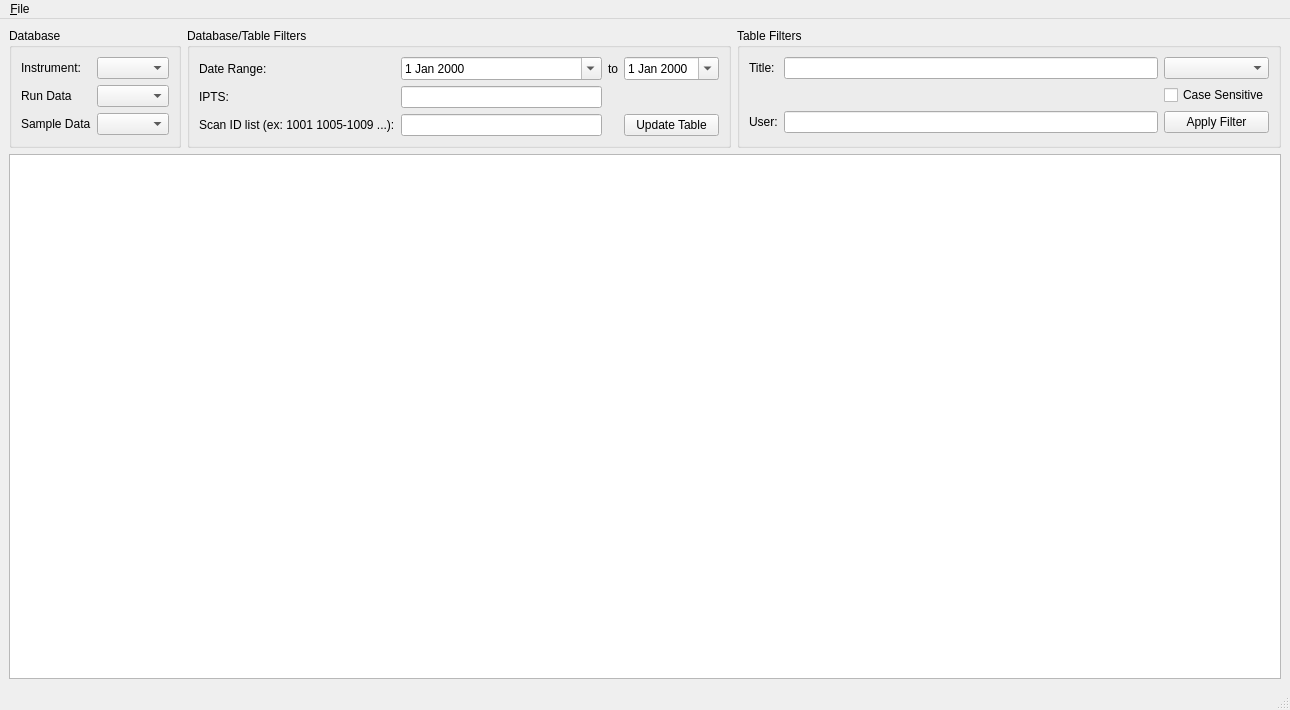
<?xml version="1.0" encoding="UTF-8"?>
<ui version="4.0">
 <class>MainWindow</class>
 <widget class="QMainWindow" name="MainWindow">
  <property name="geometry">
   <rect>
    <x>0</x>
    <y>0</y>
    <width>1290</width>
    <height>710</height>
   </rect>
  </property>
  <property name="windowTitle">
   <string>JournalView</string>
  </property>
  <widget class="QWidget" name="centralwidget">
   <layout class="QGridLayout" name="gridLayout_2">
    <item row="1" column="2">
     <widget class="QGroupBox" name="filterGroupBox">
      <property name="title">
       <string>Table Filters</string>
      </property>
      <layout class="QGridLayout" name="gridLayout_3">
       <item row="1" column="2">
        <widget class="QComboBox" name="titleSyntaxComboBox"/>
       </item>
       <item row="5" column="1">
        <widget class="QLineEdit" name="userLineEdit"/>
       </item>
       <item row="1" column="1">
        <widget class="QLineEdit" name="titleLineEdit"/>
       </item>
       <item row="1" column="0">
        <widget class="QLabel" name="titleLabel">
         <property name="text">
          <string>Title:</string>
         </property>
         <property name="buddy">
          <cstring>titleLineEdit</cstring>
         </property>
        </widget>
       </item>
       <item row="5" column="0">
        <widget class="QLabel" name="userLabel">
         <property name="text">
          <string>User:</string>
         </property>
         <property name="buddy">
          <cstring>userLineEdit</cstring>
         </property>
        </widget>
       </item>
       <item row="2" column="2">
        <widget class="QCheckBox" name="titleCaseCheckBox">
         <property name="text">
          <string>Case Sensitive</string>
         </property>
        </widget>
       </item>
       <item row="5" column="2">
        <widget class="QPushButton" name="filterButton">
         <property name="text">
          <string>Apply Filter</string>
         </property>
        </widget>
       </item>
      </layout>
     </widget>
    </item>
    <item row="1" column="0">
     <widget class="QGroupBox" name="displayGroupBox">
      <property name="title">
       <string>Database</string>
      </property>
      <layout class="QFormLayout" name="formLayout">
       <property name="fieldGrowthPolicy">
        <enum>QFormLayout::AllNonFixedFieldsGrow</enum>
       </property>
       <item row="0" column="1">
        <widget class="QComboBox" name="instrumentComboBox"/>
       </item>
       <item row="1" column="0">
        <widget class="QLabel" name="runDatabaseLabel">
         <property name="text">
          <string>Run Data</string>
         </property>
        </widget>
       </item>
       <item row="1" column="1">
        <widget class="QComboBox" name="runDatabaseComboBox"/>
       </item>
       <item row="0" column="0">
        <widget class="QLabel" name="instrumentLabel">
         <property name="text">
          <string>Instrument:</string>
         </property>
         <property name="buddy">
          <cstring>instrumentComboBox</cstring>
         </property>
        </widget>
       </item>
       <item row="2" column="0">
        <widget class="QLabel" name="sampleDatabaseLabel">
         <property name="text">
          <string>Sample Data</string>
         </property>
        </widget>
       </item>
       <item row="2" column="1">
        <widget class="QComboBox" name="sampleDatabaseComboBox"/>
       </item>
      </layout>
     </widget>
    </item>
    <item row="2" column="0" colspan="3">
     <widget class="QTreeView" name="treeView"/>
    </item>
    <item row="1" column="1">
     <widget class="QGroupBox" name="databaseGroupBox">
      <property name="title">
       <string>Database/Table Filters</string>
      </property>
      <layout class="QGridLayout" name="gridLayout">
       <item row="1" column="4">
        <widget class="QLineEdit" name="iptsLineEdit"/>
       </item>
       <item row="1" column="3">
        <widget class="QLabel" name="iptsLabel">
         <property name="text">
          <string>IPTS:</string>
         </property>
         <property name="buddy">
          <cstring>iptsLineEdit</cstring>
         </property>
        </widget>
       </item>
       <item row="0" column="3">
        <widget class="QLabel" name="dateRangeLabel">
         <property name="text">
          <string>Date Range:</string>
         </property>
        </widget>
       </item>
       <item row="2" column="4">
        <widget class="QLineEdit" name="scanLineEdit"/>
       </item>
       <item row="0" column="6">
        <widget class="QDateEdit" name="dateEnd">
         <property name="calendarPopup">
          <bool>true</bool>
         </property>
        </widget>
       </item>
       <item row="2" column="3">
        <widget class="QLabel" name="scanLabel">
         <property name="text">
          <string>Scan ID list (ex: 1001 1005-1009 ...):</string>
         </property>
        </widget>
       </item>
       <item row="0" column="5">
        <widget class="QLabel" name="dateToLabel">
         <property name="text">
          <string>to</string>
         </property>
         <property name="textFormat">
          <enum>Qt::LogText</enum>
         </property>
        </widget>
       </item>
       <item row="0" column="4">
        <widget class="QDateEdit" name="dateStart">
         <property name="calendarPopup">
          <bool>true</bool>
         </property>
        </widget>
       </item>
       <item row="2" column="6">
        <widget class="QPushButton" name="databaseButton">
         <property name="text">
          <string>Update Table</string>
         </property>
        </widget>
       </item>
      </layout>
     </widget>
    </item>
   </layout>
  </widget>
  <widget class="QMenuBar" name="menubar">
   <property name="geometry">
    <rect>
     <x>0</x>
     <y>0</y>
     <width>1290</width>
     <height>20</height>
    </rect>
   </property>
   <widget class="QMenu" name="menu_File">
    <property name="title">
     <string>&amp;File</string>
    </property>
    <widget class="QMenu" name="menuImport">
     <property name="title">
      <string>Import...</string>
     </property>
     <addaction name="actionHDF5"/>
     <addaction name="actionCSV"/>
     <addaction name="actionXML"/>
    </widget>
    <addaction name="menuImport"/>
    <addaction name="action_Plot"/>
    <addaction name="separator"/>
    <addaction name="action_Close"/>
   </widget>
   <addaction name="menu_File"/>
  </widget>
  <widget class="QStatusBar" name="statusbar"/>
  <action name="actionHDF5">
   <property name="text">
    <string>HDF5</string>
   </property>
  </action>
  <action name="actionCSV">
   <property name="text">
    <string>CSV</string>
   </property>
  </action>
  <action name="actionXML">
   <property name="text">
    <string>XML</string>
   </property>
  </action>
  <action name="action_Plot">
   <property name="text">
    <string>&amp;Plot</string>
   </property>
  </action>
  <action name="action_Close">
   <property name="text">
    <string>&amp;Close</string>
   </property>
  </action>
 </widget>
 <resources/>
 <connections/>
</ui>
